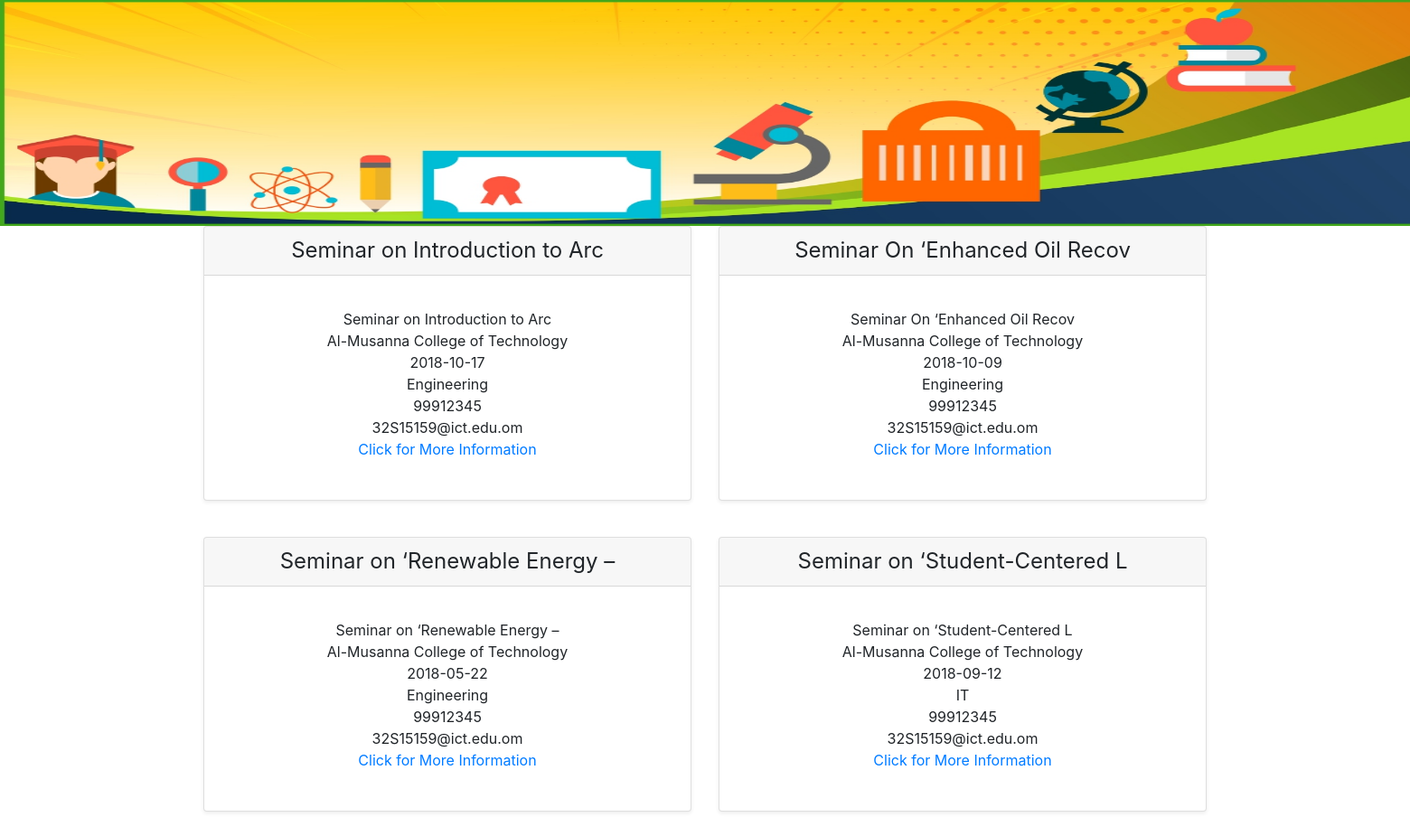
The app's page /Seminar_rpt.php with its own data.
### tables this page shows
CREATE TABLE IF NOT EXISTS `event` (
  `fest_name` char(30) NOT NULL,
  `fest_college` text NOT NULL,
  `date` date NOT NULL,
  `department` text NOT NULL,
  `place` text NOT NULL,
  `email` varchar(20) NOT NULL,
  `GSM` int(8) NOT NULL,
  `about_fest` varchar(200) NOT NULL,
  `Fest_type` text NOT NULL,
  `link` varchar(200) NOT NULL,
  UNIQUE KEY `fest_name` (`fest_name`)
);

### Seminar_rpt.php (the view, shortened to what this page needs)
<!DOCTYPE html>
<html>
<head>
<?php
include("config.php");
  ?>
  <link href="float/bootstrap.min.css" rel="stylesheet">
  </head>
<body>
 <div>  <a href="index.php" ><img data-u="image" src="images/banner.jpg" alt="banner" width="1920px" height="250px"/></a> </div>
 <div class="container">
		<?php
		$cnt=1;
		$sql = "SELECT  * FROM event  WHERE fest_type =  'Seminar' ";
      $result = mysqli_query($db,$sql);
		 while ($row = mysqli_fetch_array($result,MYSQLI_ASSOC))
	     {
			if ($cnt==1){ ?>
     <div class="card-deck mb-3 text-center">
	 <?php } else {?>
<div class="card mb-4 shadow-sm">
          <div class="card-header">
            <h4 class="my-0 font-weight-normal"><?= $row['fest_name'] ?> </h4>
          </div>
          <div class="card-body">
            <ul class="list-unstyled mt-3 mb-4">
			               <li><?= $row['fest_name'] ?></li>
				<li><?= $row['fest_college'] ?></li>
              <li><?= $row['date'] ?></li>
              <li><?= $row['department'] ?></li>
			  <li><?= $row['GSM'] ?></li>
			  <li><?= $row['email'] ?></li>
			   <li><a target='_blank' href='<?= $row['link'] ?>' >Click for More Information</a></li>
            </ul>
          </div>
        </div>
	 <?php }
	 if ($cnt==3){
		 $cnt=0;
		 ?>
		 </div>
		 <?php
	 }
		 $cnt++;
		 }
		 ?>
		</body>
    </html>

### Seminar_rpt.php (style rules this page uses)
.container { list-style:none; margin: 0; padding: 0; }

### records on screen
event: fest_name "Seminar on Introduction to Arc", fest_college "Al-Musanna College of Technology", date "2018-10-17", department "Engineering", GSM "99912345", email "32S15159@ict.edu.om"
event: fest_name "Seminar On ‘Enhanced Oil Recov", fest_college "Al-Musanna College of Technology", date "2018-10-09", department "Engineering", GSM "99912345", email "32S15159@ict.edu.om"
event: fest_name "Seminar on ‘Renewable Energy –", fest_college "Al-Musanna College of Technology", date "2018-05-22", department "Engineering", GSM "99912345", email "32S15159@ict.edu.om"
event: fest_name "Seminar on ‘Student-Centered L", fest_college "Al-Musanna College of Technology", date "2018-09-12", department "IT", GSM "99912345", email "32S15159@ict.edu.om"
